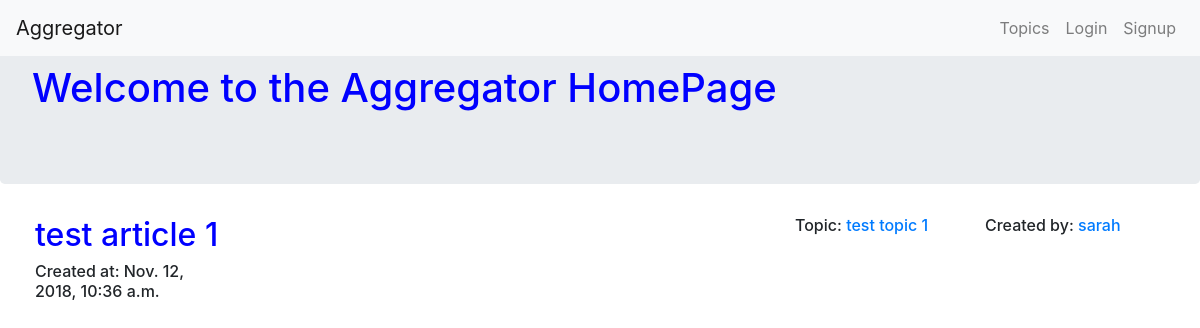
The page / on the database its author committed.
### articles/models.py (models this page shows, shortened)
class Article(models.Model):
    created_by = models.ForeignKey(UserProfile, related_name='articles', on_delete=models.CASCADE)
    created_at = models.DateTimeField(auto_now=True)
    article_name = models.CharField(max_length=126)
    article_content = models.TextField()
    message_html = models.TextField(editable=False, default='')
    topic = models.ForeignKey(Topic, related_name='article', on_delete=models.CASCADE)
    slug = models.SlugField(unique=True, default=slugify(article_name))

### groups/models.py (models this page shows, shortened)
class Topic(models.Model):
    topic_name = models.CharField(max_length=126)
    topic_description = models.CharField(max_length=526,default='Some string describing the topic')
    slug = models.SlugField(unique=True)
    members = models.ManyToManyField(User)
    def __str__(self):
        return self.topic_name

### accounts/models.py (models this page shows, shortened)
class UserProfile(models.Model):
    user = models.OneToOneField(User, related_name="user_profile", on_delete=models.CASCADE)
    bio = models.TextField(max_length=500, blank=True)
    location = models.CharField(max_length=30, blank=True)
    birth_date = models.DateField(null=True, blank=True)
    topics = models.ManyToManyField(Topic)
    def create_user_profile(sender, instance, created, **kwargs):
        if created:
            UserProfile.objects.create(user=instance)
    post_save.connect(create_user_profile, sender=User)

### accounts/views.py (the view)
# urls.py: url(r'^$',account_views.Homepage,name='home'),
def Homepage(request):
    context = {}
    if request.user.is_authenticated:
        site_article_list = Article.objects.filter(topic__members=request.user).order_by('-created_at')
    else:
        site_article_list = Article.objects.all().order_by('-created_at')
    context['site_article_list'] = site_article_list
    return render(request, 'home.html', context)

### templates/home.html (shortened to what this page needs)
<!DOCTYPE html>
{% load static %}
<html lang="en">
<head>
    <link rel="stylesheet" href="https://maxcdn.bootstrapcdn.com/bootstrap/4.0.0/css/bootstrap.min.css">
    <link rel="stylesheet" href="{% static 'articles/style.css' %}" type="text/css">
</head>
<body>
<nav class="navbar navbar-expand-lg fixed-top navbar-light bg-light">
  <a class="navbar-brand" href="{% url 'home' %}">Aggregator</a>
  <div class="collapse navbar-collapse" id="navbarSupportedContent">
    <ul class="navbar-nav mr-auto">
      <li class="nav-item active">
        <a class="nav-link" href=""><span class="sr-only">(current)</span></a>
      </li>
    </ul>
    <ul class="navbar-nav">
        <li>
            <a class="nav-link" href="{% url 'groups:topic_list' %}">Topics</a>
        </li>
        {% if user.is_authenticated %}
        <li class="nav-item">
        <a class="nav-link" href="{% url 'accounts:logout' %}">LogOut</a>
            </li>
        {% else %}
        <li class="nav-item">
        <a class="nav-link" href="{% url 'accounts:login' %}">Login</a>
            </li>
        <li class="nav-item">
        <a class="nav-link" href="{% url 'accounts:signup' %}">Signup</a>
            </li>
        {% endif %}
    </ul>
  </div>
</nav>
{% block content %}
<div class="container-fluid jumbotron"><h1> Welcome to the Aggregator HomePage</h1></div>
{% for article in site_article_list %}
<div class="container article_lists">
  <div class="row">
    <div class="col-md-8"><a href="{% url 'articles:article_detail' slug=article.slug %}" tabindex="1"><h2>{{ article.article_name }}</h2></a></div>
    <div class="col-md-2 text-truncate"><h6>Topic: <a href="{% url 'groups:topic_detail' slug=article.topic.slug %}">{{article.topic }}</a></h6></div>
      <div class="col-md-2"><h6>Created by: <a href="{% url 'accounts:user_profile' username=article.created_by.user %}">{{article.created_by.user }}</a></h6></div>
      <div class="col-md-2"><h6>Created at: {{article.created_at }}</a></h6></div>
  </div>
  </div>
{% endfor %}
{% endblock %}
</body>
</html>

### articles/static/articles/style.css (style rules this page uses)
h1,h2,h3 { color: blue !important; }
.article_lists { margin-left: 20px; margin-right: 20px; margin-bottom: 20px; }

### rows shown on the page
Article: article_name "test article 1", topic "test topic 1", created_by.user "sarah", created_at "Nov. 12, 2018, 10:36 a.m."
